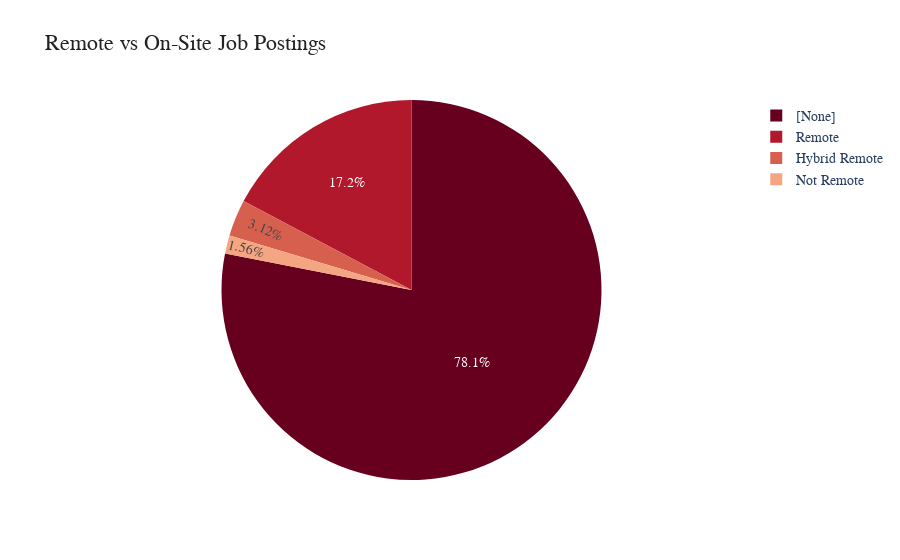

The cell this chart's notebook holds for it:
### Markdown cell above
# Remote vs On-Site Job Postings
- Compare the proportion of remote and on-site job postings.
- **Aggregate Data**
  - Count job postings by **remote type (`REMOTE_TYPE_NAME`)**.
- **Visualize results**
  - Create a **pie chart** where:
    - **Labels** = `REMOTE_TYPE_NAME`
    - **Values** = `Job Count`
  - Apply custom colors and font styles.
- **Explanation:** Write two sentences about what the graph reveals.

### Code cell
# Your code for 5th question here
from pyspark.sql.functions import col

df_remote = df.filter(col("REMOTE_TYPE_NAME").isNotNull())

df_remote_count = df_remote.groupBy("REMOTE_TYPE_NAME").count()

pdf_remote = df_remote_count.toPandas()

import plotly.express as px

fig = px.pie(
    pdf_remote,
    names="REMOTE_TYPE_NAME",
    values="count",
    title="Remote vs On-Site Job Postings",
    color_discrete_sequence=px.colors.sequential.RdBu
)

fig.update_layout(
    font_family="Verdana",
    font_size=14,
    title_font=dict(size=22, family="Georgia", color="#222222"),
    plot_bgcolor="#F9F9F9",
    paper_bgcolor="#FFFFFF"
)

fig.show()

### Figure 1 — Plotly figure (JSON) as saved in the notebook; plotly's stock layout.template omitted (floating-point values rounded to 4 significant figures)
{"data": [{"domain": {"x": [0, 1], "y": [0, 1]}, "hovertemplate": "REMOTE_TYPE_NAME=%{label}<br>count=%{value}<extra></extra>", "labels": ["Remote", "[None]", "Not Remote", "Hybrid Remote"], "legendgroup": "", "name": "", "showlegend": true, "type": "pie", "values": [12497, 56570, 1127, 2260]}], "layout": {"font": {"family": "Verdana", "size": 14}, "legend": {"tracegroupgap": 0}, "paper_bgcolor": "#FFFFFF", "piecolorway": ["rgb(103,0,31)", "rgb(178,24,43)", "rgb(214,96,77)", "rgb(244,165,130)", "rgb(253,219,199)", "rgb(247,247,247)", "rgb(209,229,240)", "rgb(146,197,222)", "rgb(67,147,195)", "rgb(33,102,172)", "rgb(5,48,97)"], "plot_bgcolor": "#F9F9F9", "title": {"font": {"color": "#222222", "family": "Georgia", "size": 22}, "text": "Remote vs On-Site Job Postings"}}}
